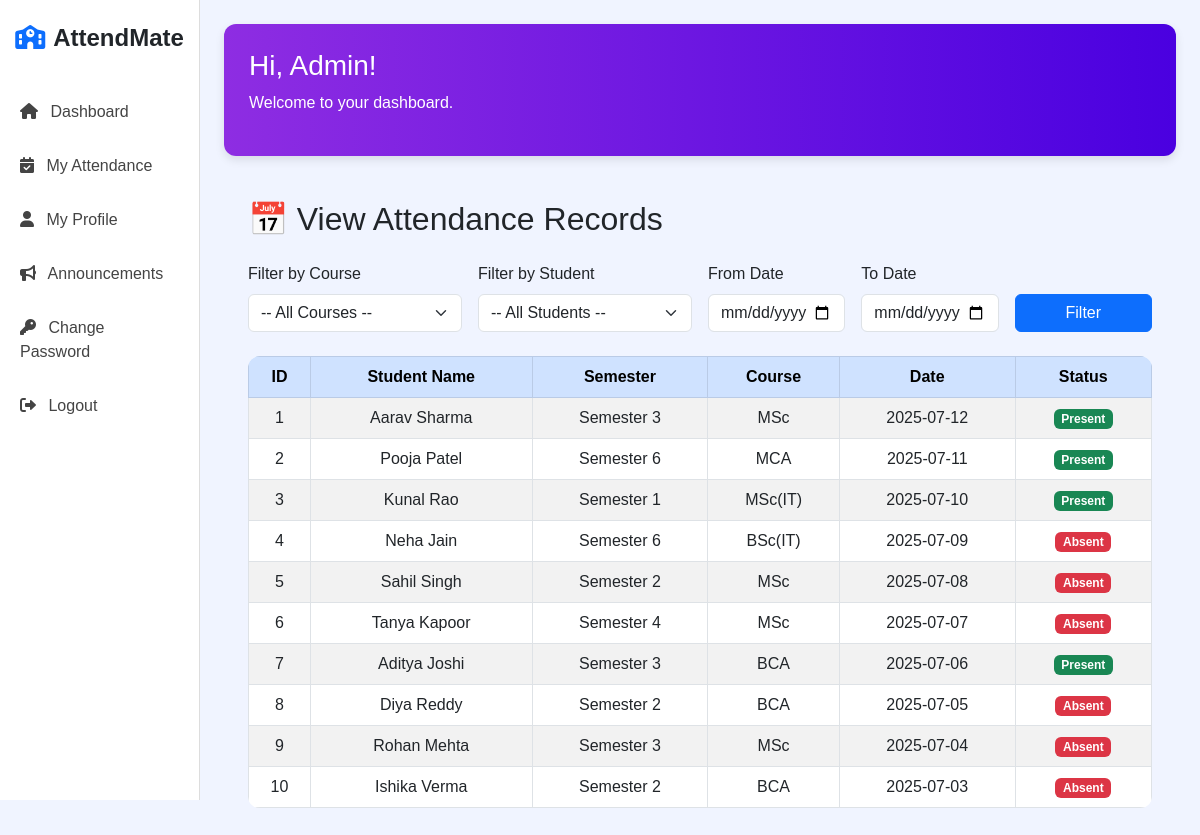
Page /admin/View_Attendance.php (signed in) on the committed database.
### tables this page shows
CREATE TABLE `attendance` (
    `id` INT AUTO_INCREMENT PRIMARY KEY,
    `user_id` INT NOT NULL,
    `date` DATE NOT NULL,
    `status` ENUM('Present', 'Absent') NOT NULL,
    `course` VARCHAR(50),
    `semester` VARCHAR(50),
    FOREIGN KEY (`user_id`) REFERENCES `users`(`id`) ON DELETE CASCADE
  );

CREATE TABLE `users` (
    `id` INT AUTO_INCREMENT PRIMARY KEY,
    `name` VARCHAR(100) NOT NULL,
    `email` VARCHAR(100) UNIQUE NOT NULL,
    `password` VARCHAR(100) NOT NULL,
    `role` VARCHAR(20) NOT NULL DEFAULT 'user',
    `course` VARCHAR(50),
    `semester` VARCHAR(50)
  );

### admin/View_Attendance.php (the view, shortened to what this page needs)
<?php
include '../header.php';
require_once '../db.php';
$user = $_SESSION['user_name'] ?? 'Admin';
$from_date       = mysqli_real_escape_string($conn, $_GET['from_date'] ?? '');
$to_date         = mysqli_real_escape_string($conn, $_GET['to_date'] ?? '');
$sql = "SELECT a.id, u.name, u.semester, u.course, a.date, a.status
        FROM attendance a
        JOIN users u ON a.user_id = u.id
        WHERE 1";
$sql .= " ORDER BY a.date DESC";
$result = mysqli_query($conn, $sql);
?>
<div class="dashboard-header">
    <h3>Hi, <?= htmlspecialchars($user) ?>!</h3>
    <p>Welcome to your dashboard.</p>
</div>
<div class="main-content p-4">
    <h2 class="text-xl font-semibold mb-4">📅 View Attendance Records</h2>
    <form method="GET" class="mb-4 row g-3">
        <div class="col-md-3">
            <label class="form-label">Filter by Course</label>
            <select name="course" class="form-select" onchange="this.form.submit()">
                <option value="">-- All Courses --</option>
            </select>
        </div>
        <div class="col-md-3">
            <label class="form-label">Filter by Student</label>
            <select name="student_id" class="form-select">
                <option value="">-- All Students --</option>
            </select>
        </div>
        <div class="col-md-2">
            <label class="form-label">From Date</label>
            <input type="date" name="from_date" class="form-control" value="<?= $from_date ?>">
        </div>
        <div class="col-md-2">
            <label class="form-label">To Date</label>
            <input type="date" name="to_date" class="form-control" value="<?= $to_date ?>">
        </div>
        <div class="col-md-2 d-flex align-items-end">
            <button type="submit" class="btn btn-primary w-100">Filter</button>
        </div>
    </form>
    <div class="table-responsive">
        <table class="table table-bordered table-striped">
            <thead class="table-primary">
                <tr>
                    <th>ID</th>
                    <th>Student Name</th>
                    <th>Semester</th>
                    <th>Course</th>
                    <th>Date</th>
                    <th>Status</th>
                </tr>
            </thead>
            <tbody>
                <?php if (mysqli_num_rows($result) > 0): ?>
                    <?php $i = 1;
                    while ($row = mysqli_fetch_assoc($result)): ?>
                        <tr>
                            <td><?= $i++ ?></td>
                            <td><?= htmlspecialchars($row['name']) ?></td>
                            <td><?= htmlspecialchars($row['semester']) ?></td>
                            <td><?= htmlspecialchars($row['course']) ?></td>
                            <td><?= htmlspecialchars($row['date']) ?></td>
                            <td>
                                <?php if ($row['status'] === 'Present'): ?>
                                    <span class="badge bg-success">Present</span>
                                <?php else: ?>
                                    <span class="badge bg-danger">Absent</span>
                                <?php endif; ?>
                            </td>
                        </tr>
                    <?php endwhile; ?>
                <?php else: ?>
                    <tr>
                        <td colspan="6" class="text-center text-danger">No attendance records found.</td>
                    </tr>
                <?php endif; ?>
            </tbody>
        </table>
    </div>
</div>
<?php include '../footer.php'; ?>

### CSS/dashboard.css (style rules this page uses)
body { background: #f0f4ff; font-family: "Poppins", sans-serif; margin: 0; padding: 0; }
.dashboard-header { background: linear-gradient(to right, #8e2de2, #4a00e0); color: white; border-radius: 12px; padding: 25px; margin-bottom: 20px; box-shadow: 0 4px 10px rgba(0, 0, 0, 0.1); transition: transform 0.3s ease, box-shadow 0.3s ease; }
table { border-radius: 12px; overflow: hidden; background: white; width: 100%; table-layout: auto; transition: transform 0.3s ease; }
th, td { text-align: center; padding: 10px; }
th { background: #6c63ff; color: white; }
.btn, .list-group-item { transition: transform 0.3s ease, box-shadow 0.3s ease; }

### rows in the picture
attendance: user.name "Aarav Sharma", user.semester "Semester 3", user.course "MSc", date "2025-07-12", status "Present"
attendance: user.name "Pooja Patel", user.semester "Semester 6", user.course "MCA", date "2025-07-11", status "Present"
attendance: user.name "Kunal Rao", user.semester "Semester 1", user.course "MSc(IT)", date "2025-07-10", status "Present"
attendance: user.name "Neha Jain", user.semester "Semester 6", user.course "BSc(IT)", date "2025-07-09", status "Absent"
attendance: user.name "Sahil Singh", user.semester "Semester 2", user.course "MSc", date "2025-07-08", status "Absent"
attendance: user.name "Tanya Kapoor", user.semester "Semester 4", user.course "MSc", date "2025-07-07", status "Absent"
attendance: user.name "Aditya Joshi", user.semester "Semester 3", user.course "BCA", date "2025-07-06", status "Present"
attendance: user.name "Diya Reddy", user.semester "Semester 2", user.course "BCA", date "2025-07-05", status "Absent"
attendance: user.name "Rohan Mehta", user.semester "Semester 3", user.course "MSc", date "2025-07-04", status "Absent"
attendance: user.name "Ishika Verma", user.semester "Semester 2", user.course "BCA", date "2025-07-03", status "Absent"

### other values in the picture
$user "Admin"
